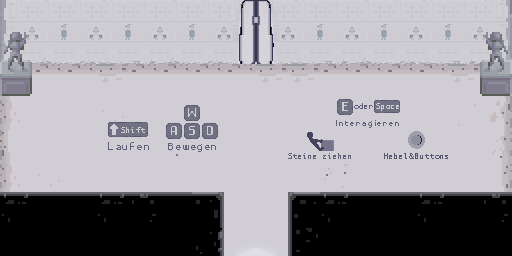

This is a level from a 2D game, rendered from its Tiled map with the project's own tilesets. A one-line summary and the map file follow, with tile-layer data summarised:
An orthogonal 16x8 tile map with 32x32 px tiles, 4 tile layers (Grundebene, Details, PuzzleTextures, Wand) and 11 objects (Lever1, Door, doorBottom, Coll2, Coll1, ...).

<map version="1.0.0" orientation="orthogonal" renderorder="right-down" width="16" height="8" tilewidth="32" tileheight="32" nextobjectid="36">
 <tileset firstgid="1" source="finalTileset.tsx" />
 <layer name="Grundebene" width="16" height="8">
  <data>[128 cells, 100 non-empty, 30 distinct tile ids]</data>
 </layer>
 <layer name="Details" width="16" height="8">
  <data>[128 cells, 21 non-empty, 21 distinct tile ids]</data>
 </layer>
 <layer name="PuzzleTextures" width="16" height="8">
  <data>[128 cells, 0 non-empty, 0 distinct tile ids]</data>
 </layer>
 <layer name="Wand" width="16" height="8">
  <data>[128 cells, 28 non-empty, 8 distinct tile ids]</data>
 </layer>
 <objectgroup name="StaticCollisions">
  <object id="28" x="0" y="0">
   <polyline points="0,0 512,0 512,192 288,192 288,256 224,256 224,192 0,192 0,0" />
  </object>
  <object id="31" x="512" y="96">
   <polyline points="0,0 -32,0 -32,-64 0,-64" />
  </object>
  <object id="32" x="0" y="96">
   <polyline points="0,0 32,0 32,-64 0,-64" />
  </object>
  <object id="33" x="0" y="96">
   <polyline points="0,0 32,0 32,-64 0,-64" />
  </object>
 </objectgroup>
 <objectgroup name="InteractiveObjects">
  <object id="17" name="Lever1" x="244.333" y="118.666" width="21.3333" height="24" />
  <object id="21" name="Door" x="224" y="192" width="64" height="32" />
 </objectgroup>
 <objectgroup name="Sensor">
  <object id="4" name="doorBottom" x="235.167" y="245.333" width="41.3334" height="2.66667" />
 </objectgroup>
 <objectgroup name="Collectibles">
  <object id="34" name="Coll2" x="494.5" y="108.5" width="8" height="8" />
  <object id="35" name="Coll1" x="11.5" y="175" width="8" height="8" />
 </objectgroup>
 <objectgroup name="PlayerSpawnpoints">
  <object id="2" name="spawnStart" x="254.459" y="84.2917" width="2.75" height="3.5" />
  <object id="3" name="spawnBottomDoor" x="254.209" y="181.292" width="4" height="2.75" />
 </objectgroup>
</map>
